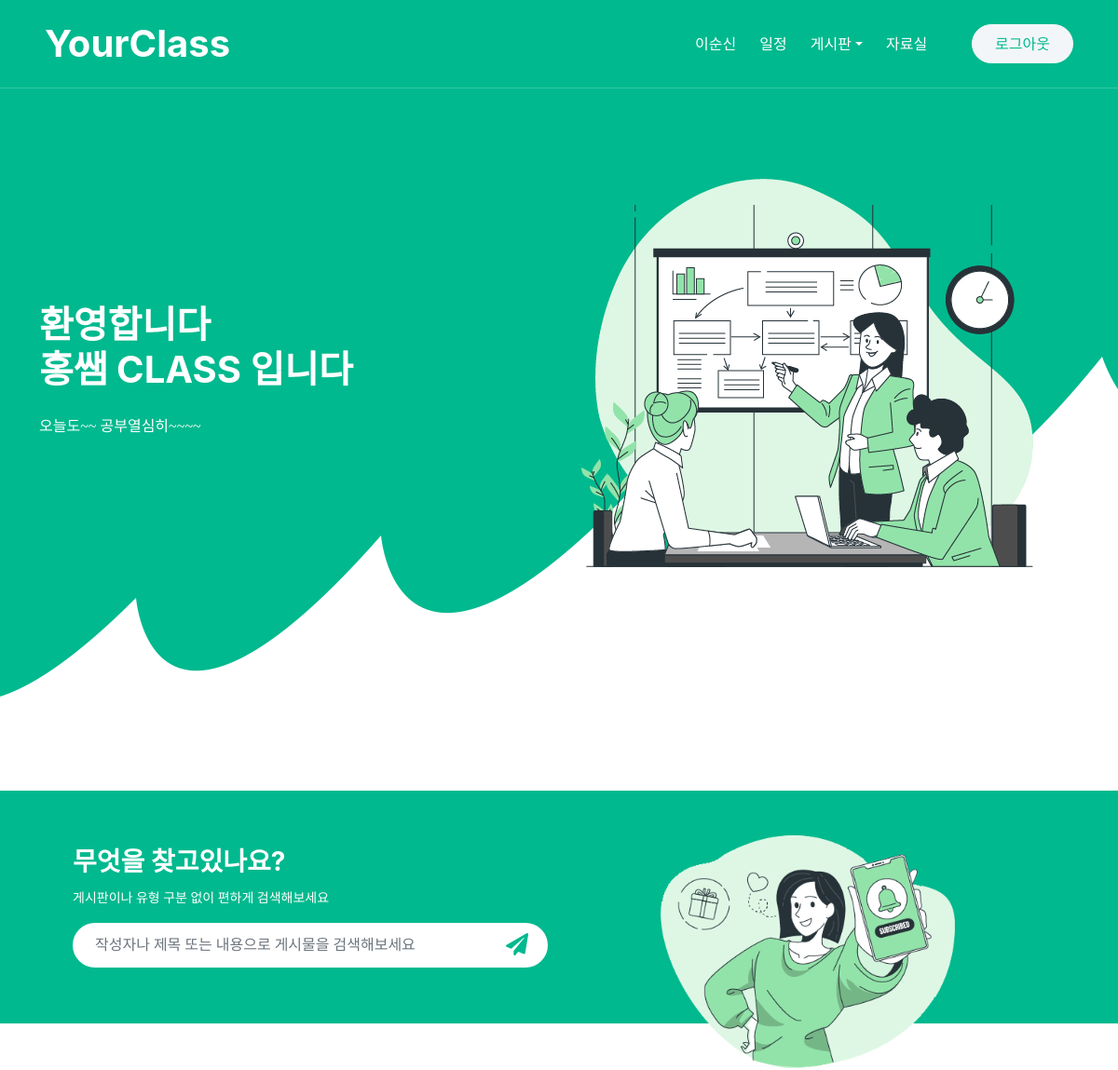
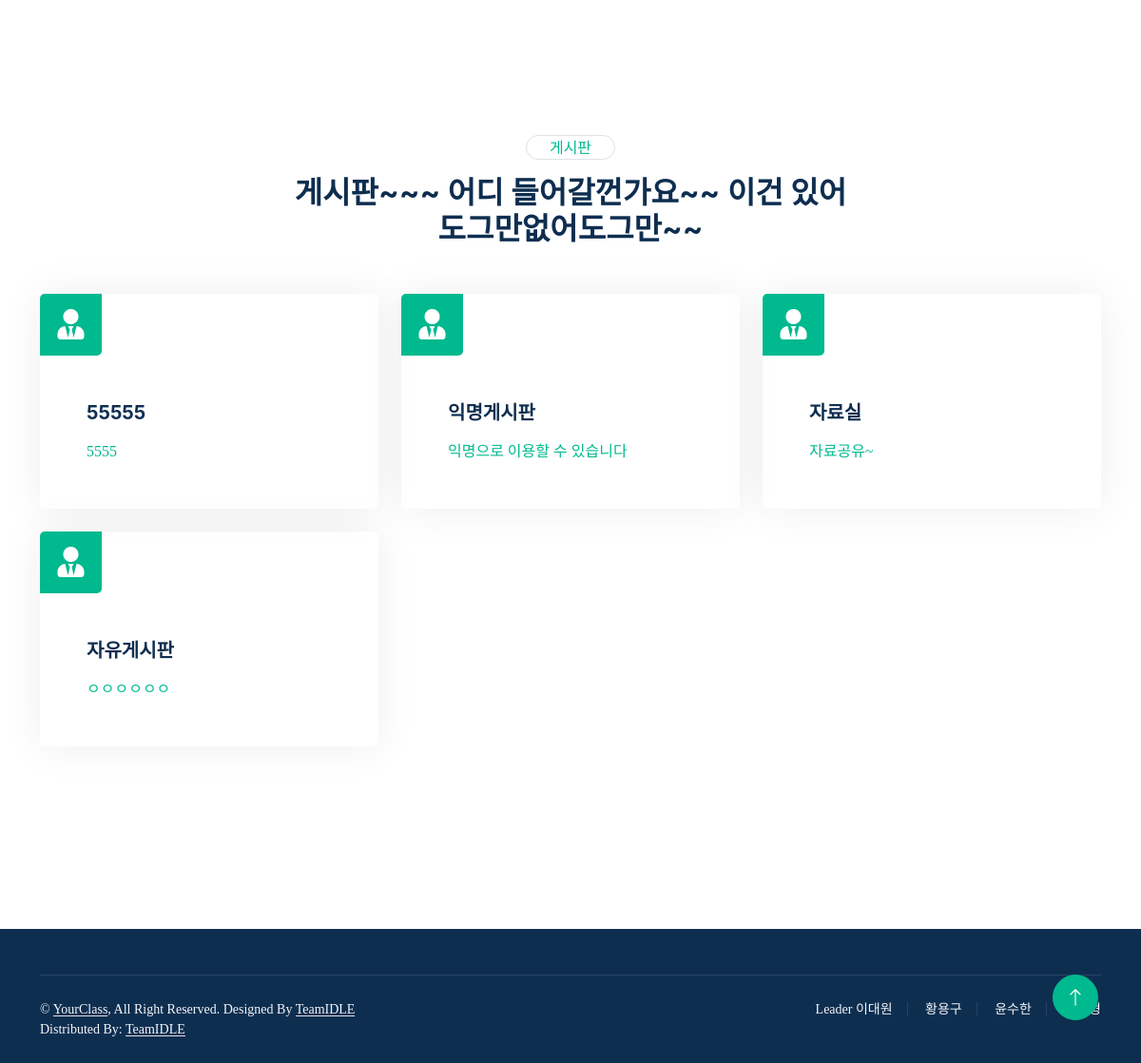
The app's page /YourClass/ (signed in) with its own data (2 pictures, top to bottom).
### YourClass/models.py (models this page shows)
class Member(models.Model):
    email = models.TextField(primary_key=True)
    name = models.CharField(max_length=30)
    password = models.CharField(max_length=30)
    rdate = models.DateTimeField(default=timezone.now())
    dept = models.CharField(max_length=10)
    fire = models.CharField(max_length=2)
    classnames = models.ForeignKey('ClassNames', on_delete=models.CASCADE)

class Categories(models.Model):
    Cat_name = models.CharField(primary_key=True, max_length=20)
    Cat_info = models.TextField()

### YourClass/views/post_views.py (the view)
# urls.py: path('', views.index, name='index'),
def index(request):
    template = loader.get_template('index.html')
    session = request.session.get('login_')
    if session:
        member = Member.objects.get(email=session)
        categories = Categories.objects.values_list('Cat_name', flat=True)
        classes = ClassNames.objects.values_list('classnames', flat=True)
        categoryli = []
        for category in categories:
            categoryli.append(category)
        categories_info = []
        category_information = Categories.objects.filter(Cat_name__in=categoryli)
        for x in category_information:
            categories_info.append(x.Cat_info)
        boards = zip(categories, categories_info)
        context = {
            'member' : member,
            'categories' : categories,
            'categories_info' : categories_info,
            'boards' : boards,
            'classes' : classes,
        }
        return HttpResponse(template.render(context, request))
    else:
        return HttpResponse(template.render({}, request))

### YourClass/templates/index.html (shortened to what this page needs)
{% extends "base.html" %}
{% load static %}
{% block contents %}
            <div class="container-xxl bg-primary hero-header">
                <div class="container">
                    <div class="row g-5 align-items-center">
                        <div class="col-lg-6 text-center text-lg-start">
							{% if request.session.login_ %}
                                {% if member.classnames_id %}
                                    <span>&nbsp;&nbsp;&nbsp;&nbsp;
                                    <h1 class="text-white mb-4 animated zoomIn"> 환영합니다</br> {{member.classnames_id}} CLASS 입니다</h1>
                                    <p class="text-white pb-3 animated zoomIn">오늘도~~ 공부열심히~~~~</p>
                                    </span>
                                {% endif %}
							{% endif %}
                        </div>
                        <div class="col-lg-6 text-center text-lg-start">
                            <img class="static 'img-fluid animated zoomIn" src="{% static 'img/hero.png'%}" alt="">
                        </div>
                    </div>
                </div>
            </div>
        </div>
		{% if request.session.login_ %}
        <div class="container-xxl bg-primary my-6 wow fadeInUp" data-wow-delay="0.1s">
            <div class="container px-lg-5">
                <div class="row align-items-center" style="height: 250px;">
                    <div class="col-12 col-md-6">
                        <h3 class="text-white">무엇을 찾고있나요?</h3>
                        <small class="text-white">게시판이나 유형 구분 없이 편하게 검색해보세요</small>
                        <div class="position-relative w-100 mt-3">
                            <form method="get" action="{% url 'searchpost' %}">
                            <input class="form-control border-0 rounded-pill w-100 ps-4 pe-5" type="text" placeholder="작성자나 제목 또는 내용으로 게시물을 검색해보세요" style="height: 48px;" name="r" value="{{r}}">
                            <button type="button" class="btn shadow-none position-absolute top-0 end-0 mt-1 me-2"><i class="fa fa-paper-plane text-primary fs-4"></i></button>
                            </form>
                        </div>
                    </div>
                    <div class="col-md-6 text-center mb-n5 d-none d-md-block">
                        <img class="img-fluid mt-5" style="max-height: 250px;" src="{% static 'img/newsletter.png'%}">
                    </div>
                </div>
            </div>
        </div>
        <div class="container-xxl py-6">
            <div class="container">
                <div class="mx-auto text-center wow fadeInUp" data-wow-delay="0.1s" style="max-width: 600px;">
                    <div class="d-inline-block border rounded-pill text-primary px-4 mb-3">게시판</div>
                    <h2 class="mb-5">게시판~~~ 어디 들어갈껀가요~~ 이건 있어도그만없어도그만~~</h2>
                </div>
                <div class="row g-4">
                    {% for category, info in boards %}
                    <div class="col-lg-4 col-md-6 wow fadeInUp" data-wow-delay="0.1s">
                            <div class="service-item rounded h-100">
                                <div class="d-flex justify-content-between">
                                    <div class="service-icon">
                                        <i class="fa fa-user-tie fa-2x"></i>
                                    </div>
                                </div>
                                <div class="p-5"><a href="/YourClass/board1/{{category}}">
                                    <h5 class="mb-3">{{category}}</h5>
                                    <span>{{info}}</span>
                                </a>
                                </div>
                            </div>
                        </div>
                    {% endfor %}
                </div>
            </div>
        </div>
		{% endif %}
{% endblock %}

### YourClass/templates/base.html (shortened to what this page needs)
<!DOCTYPE html>
{% load static %}
<html lang="en">
<head>
    <link rel="stylesheet" href="{% static 'ckeditor/ckeditor/plugins/codesnippet/lib/highlight/styles/default.css' %}" />
    <link href="https://cdnjs.cloudflare.com/ajax/libs/font-awesome/5.10.0/css/all.min.css" rel="stylesheet">
    <link href="https://cdn.jsdelivr.net/npm/bootstrap-icons@1.4.1/font/bootstrap-icons.css" rel="stylesheet">
    <link href="{% static 'lib/animate/animate.min.css'%}" rel="stylesheet">
    <link href="{% static 'lib/owlcarousel/assets/owl.carousel.min.css'%}" rel="stylesheet">
    <link href="{% static 'css/bootstrap.min.css'%}" rel="stylesheet">
    <link href="{% static 'css/style.css'%}" rel="stylesheet">
</head>
<body>
    <div class="container-xxl bg-white p-0">
        <div class="container-xxl position-relative p-0" style="margin-bottom: 50px">
            <nav class="navbar navbar-expand-lg navbar-light px-4 px-lg-5 py-3 py-lg-0">
                <a href="{% url "index" %}" class="navbar-brand p-0">
                    <h1 class="m-0">YourClass</h1>
                </a>
                <div class="collapse navbar-collapse" id="navbarCollapse">
                    <div class="navbar-nav ms-auto py-0">
					{% if request.session.login_ %}
                        <a href="{% url 'mypage' %}" class="nav-item nav-link">{{member.name}}</a>
					{% endif %}
                        <a href='{% url "calendar" %}' class="nav-item nav-link">일정</a>
                        <div class="nav-item dropdown">
                            <a href="{% url 'board1' %}" class="nav-link dropdown-toggle" data-bs-toggle="dropdown">게시판</a>
                        </div>
                        <a href="{% url 'board_category' '자료실' %}" class="nav-item nav-link">자료실</a>
                    </div>
                    {% if request.session.login_ %}
                        <a href="{% url 'logout' %}" class="btn btn-light rounded-pill text-primary py-2 px-4 ms-lg-5">로그아웃</a>
                    {% else %}
                        <a href="{% url 'login' %}" class="btn btn-light rounded-pill text-primary py-2 px-4 ms-lg-5">로그인</a>
                    {% endif %}
                </div>
            </nav>
        {% block contents %}{% endblock %}
        <div class="container-fluid bg-dark text-light footer pt-5 wow fadeIn" data-wow-delay="0.1s" style="margin-top: 6rem;">
            <div class="container">
                <div class="copyright">
                    <div class="row">
                        <div class="col-md-6 text-center text-md-start mb-3 mb-md-0">
                            &copy; <a class="border-bottom" href="#">YourClass</a>, All Right Reserved.
							Designed By <a class="border-bottom" href="https://htmlcodex.com">TeamIDLE</a>
                            <br>Distributed By: <a class="border-bottom" href="https://themewagon.com" target="_blank">TeamIDLE</a>
                        </div>
                        <div class="col-md-6 text-center text-md-end">
                            <div class="footer-menu">
                                <a href="">Leader 이대원</a>
                                <a href="">황용구</a>
                                <a href="">윤수한</a>
                                <a href="">이진형</a>
                            </div>
                        </div>
                    </div>
                </div>
            </div>
        </div>
        <a href="#" class="btn btn-lg btn-primary btn-lg-square back-to-top"><i class="bi bi-arrow-up"></i></a>
    </div>
</body>
</html>

### YourClass/static/css/style.css (style rules this page uses)
:root { --primary: #00B98E; --light: #F3F6F8; --dark: #0E2E50; }
.back-to-top { position: fixed; display: none; right: 45px; bottom: 45px; z-index: 99; }
.my-6 { margin-top: 6rem; margin-bottom: 6rem; }
* { font-family: "Font Awesome 5 Free"; }
.py-6 { padding-top: 6rem; padding-bottom: 6rem; }
.btn { font-weight: 500; transition: .5s; }
.btn.btn-primary, .btn.btn-outline-primary:hover { color: #FFFFFF; }
.btn-lg-square { width: 48px; height: 48px; }
.btn-square, .btn-sm-square, .btn-lg-square { padding: 0; display: flex; align-items: center; justify-content: center; font-weight: normal; border-radius: 50px; }
.navbar .navbar-nav .nav-link { position: relative; margin-left: 25px; padding: 35px 0; color: #FFFFFF; font-weight: 500; outline: none; transition: .5s; }
.navbar .navbar-brand h1 { color: #FFFFFF; }
@media (min-width: 992px) { .navbar { position: absolute; width: 100%; top: 0; left: 0; border-bottom: 1px solid rgba(256, 256, 256, .2); z-index: 999; } }
@media (min-width: 992px) { .navbar .navbar-nav .nav-link::before { position: absolute; content: ""; width: 100%; height: 2px; bottom: 10px; left: 0; background: #FFFFFF; opacity: 0; transition: .5s; } }
.hero-header { margin-bottom: 6rem; padding: 12rem 0 9rem 0; background: url(../img/shape-bottom.png) center bottom no-repeat; }
.service-item { box-shadow: 0 0 45px rgba(0, 0, 0, .07); border: 1px solid transparent; transition: .5s; }
.service-item .service-icon, .service-item .service-btn { margin: -1px 0 0 -1px; width: 65px; height: 65px; display: flex; align-items: center; justify-content: center; color: #FFFFFF; background: var(--primary); border-radius: 5px 0; transition: .5s; }
.footer .copyright { padding: 25px 0; font-size: 14px; border-top: 1px solid rgba(256, 256, 256, .1); }
.footer .copyright a { color: var(--light); }
.footer .footer-menu a { margin-right: 15px; padding-right: 15px; border-right: 1px solid rgba(255, 255, 255, .1); }
.footer .footer-menu a:last-child { margin-right: 0; padding-right: 0; border-right: none; }

### records on screen
Member: name "이순신", classnames_id "홍쌤"
Categories: boards "5555"
Categories: Cat_name "익명게시판", Cat_info "익명으로 이용할 수 있습니다"
Categories: Cat_name "자료실", Cat_info "자료공유~"
Categories: Cat_name "자유게시판", Cat_info "ㅇㅇㅇㅇㅇㅇ"

### other values on screen
{{ category }} "55555"
